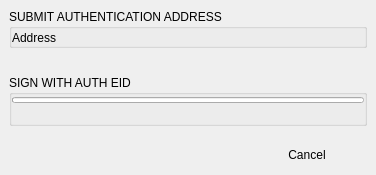
<?xml version="1.0" encoding="UTF-8"?>
<!--

***********************************************************************************
* Copyright (C) 2018 - 2020, BlockSettle AB
* Distributed under the GNU Affero General Public License (AGPL v3)
* See LICENSE or http://www.gnu.org/licenses/agpl.html
*
**********************************************************************************

-->
<ui version="4.0">
 <class>AuthAddressConfirmDialog</class>
 <widget class="QDialog" name="AuthAddressConfirmDialog">
  <property name="geometry">
   <rect>
    <x>0</x>
    <y>0</y>
    <width>376</width>
    <height>175</height>
   </rect>
  </property>
  <property name="sizePolicy">
   <sizepolicy hsizetype="Preferred" vsizetype="Minimum">
    <horstretch>0</horstretch>
    <verstretch>0</verstretch>
   </sizepolicy>
  </property>
  <property name="windowTitle">
   <string>Dialog</string>
  </property>
  <layout class="QVBoxLayout" name="verticalLayout_2">
   <property name="spacing">
    <number>0</number>
   </property>
   <property name="leftMargin">
    <number>0</number>
   </property>
   <property name="topMargin">
    <number>0</number>
   </property>
   <property name="rightMargin">
    <number>0</number>
   </property>
   <property name="bottomMargin">
    <number>0</number>
   </property>
   <item>
    <widget class="QWidget" name="widget" native="true">
     <property name="sizePolicy">
      <sizepolicy hsizetype="Preferred" vsizetype="Minimum">
       <horstretch>0</horstretch>
       <verstretch>0</verstretch>
      </sizepolicy>
     </property>
     <layout class="QVBoxLayout" name="verticalLayout">
      <property name="spacing">
       <number>15</number>
      </property>
      <item>
       <widget class="QGroupBox" name="groupBox_4">
        <property name="sizePolicy">
         <sizepolicy hsizetype="Preferred" vsizetype="Minimum">
          <horstretch>0</horstretch>
          <verstretch>0</verstretch>
         </sizepolicy>
        </property>
        <property name="maximumSize">
         <size>
          <width>16777215</width>
          <height>16777215</height>
         </size>
        </property>
        <property name="title">
         <string>SUBMIT AUTHENTICATION ADDRESS</string>
        </property>
        <layout class="QVBoxLayout" name="verticalLayout_6">
         <property name="spacing">
          <number>6</number>
         </property>
         <property name="leftMargin">
          <number>0</number>
         </property>
         <property name="topMargin">
          <number>2</number>
         </property>
         <property name="rightMargin">
          <number>0</number>
         </property>
         <property name="bottomMargin">
          <number>0</number>
         </property>
         <item>
          <widget class="QLabel" name="labelDescription">
           <property name="sizePolicy">
            <sizepolicy hsizetype="Preferred" vsizetype="Minimum">
             <horstretch>0</horstretch>
             <verstretch>0</verstretch>
            </sizepolicy>
           </property>
           <property name="text">
            <string>Address</string>
           </property>
           <property name="wordWrap">
            <bool>true</bool>
           </property>
          </widget>
         </item>
        </layout>
       </widget>
      </item>
      <item>
       <spacer name="verticalSpacer">
        <property name="orientation">
         <enum>Qt::Vertical</enum>
        </property>
        <property name="sizeType">
         <enum>QSizePolicy::Expanding</enum>
        </property>
        <property name="sizeHint" stdset="0">
         <size>
          <width>20</width>
          <height>0</height>
         </size>
        </property>
       </spacer>
      </item>
      <item>
       <widget class="QGroupBox" name="groupBox_3">
        <property name="sizePolicy">
         <sizepolicy hsizetype="Preferred" vsizetype="Minimum">
          <horstretch>0</horstretch>
          <verstretch>0</verstretch>
         </sizepolicy>
        </property>
        <property name="maximumSize">
         <size>
          <width>16777215</width>
          <height>16777215</height>
         </size>
        </property>
        <property name="title">
         <string>SIGN WITH AUTH EID</string>
        </property>
        <layout class="QVBoxLayout" name="verticalLayout_5">
         <property name="spacing">
          <number>6</number>
         </property>
         <property name="leftMargin">
          <number>0</number>
         </property>
         <property name="topMargin">
          <number>2</number>
         </property>
         <property name="rightMargin">
          <number>0</number>
         </property>
         <property name="bottomMargin">
          <number>0</number>
         </property>
         <item>
          <widget class="QProgressBar" name="progressBarTimeout">
           <property name="sizePolicy">
            <sizepolicy hsizetype="Expanding" vsizetype="Preferred">
             <horstretch>0</horstretch>
             <verstretch>0</verstretch>
            </sizepolicy>
           </property>
           <property name="minimumSize">
            <size>
             <width>0</width>
             <height>6</height>
            </size>
           </property>
           <property name="maximumSize">
            <size>
             <width>16777215</width>
             <height>6</height>
            </size>
           </property>
           <property name="textVisible">
            <bool>false</bool>
           </property>
          </widget>
         </item>
         <item>
          <widget class="QLabel" name="labelTimeLeft">
           <property name="sizePolicy">
            <sizepolicy hsizetype="Preferred" vsizetype="Minimum">
             <horstretch>0</horstretch>
             <verstretch>0</verstretch>
            </sizepolicy>
           </property>
           <property name="text">
            <string/>
           </property>
           <property name="alignment">
            <set>Qt::AlignCenter</set>
           </property>
          </widget>
         </item>
        </layout>
       </widget>
      </item>
     </layout>
    </widget>
   </item>
   <item>
    <widget class="QWidget" name="widget_2" native="true">
     <property name="sizePolicy">
      <sizepolicy hsizetype="Preferred" vsizetype="Preferred">
       <horstretch>0</horstretch>
       <verstretch>0</verstretch>
      </sizepolicy>
     </property>
     <property name="buttonBar" stdset="0">
      <bool>true</bool>
     </property>
     <layout class="QHBoxLayout" name="horizontalLayout">
      <item>
       <spacer name="horizontalSpacer">
        <property name="orientation">
         <enum>Qt::Horizontal</enum>
        </property>
        <property name="sizeHint" stdset="0">
         <size>
          <width>40</width>
          <height>20</height>
         </size>
        </property>
       </spacer>
      </item>
      <item>
       <widget class="QPushButton" name="pushButtonCancel">
        <property name="sizePolicy">
         <sizepolicy hsizetype="Minimum" vsizetype="Preferred">
          <horstretch>0</horstretch>
          <verstretch>0</verstretch>
         </sizepolicy>
        </property>
        <property name="minimumSize">
         <size>
          <width>120</width>
          <height>0</height>
         </size>
        </property>
        <property name="text">
         <string>Cancel</string>
        </property>
        <property name="default">
         <bool>true</bool>
        </property>
        <property name="flat">
         <bool>true</bool>
        </property>
       </widget>
      </item>
     </layout>
    </widget>
   </item>
  </layout>
 </widget>
 <resources/>
 <connections/>
</ui>
